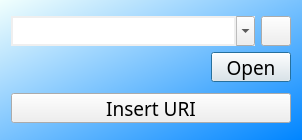
<?xml version="1.0" encoding="UTF-8"?>
<ui version="4.0">
 <class>OpenFileWindow</class>
 <widget class="QDialog" name="OpenFileWindow">
  <property name="geometry">
   <rect>
    <x>0</x>
    <y>0</y>
    <width>302</width>
    <height>140</height>
   </rect>
  </property>
  <property name="windowTitle">
   <string>Dialog</string>
  </property>
  <property name="windowIcon">
   <iconset resource="IconsClient.qrc">
    <normaloff>:/IconsClient/myicons-pencil.png</normaloff>:/IconsClient/myicons-pencil.png</iconset>
  </property>
  <property name="styleSheet">
   <string notr="true">QDialog#OpenFileWindow{
	background-color: qlineargradient(spread:reflect, x1:1, y1:1, x2:0, y2:0, stop:0 rgba(0, 133, 255, 255), stop:1 rgba(241, 255, 253, 255));
}</string>
  </property>
  <layout class="QVBoxLayout" name="verticalLayout_2">
   <item>
    <layout class="QVBoxLayout" name="verticalLayout">
     <item>
      <layout class="QHBoxLayout" name="horizontalLayout">
       <item>
        <widget class="QComboBox" name="OpenMenu">
         <property name="minimumSize">
          <size>
           <width>0</width>
           <height>30</height>
          </size>
         </property>
         <property name="maximumSize">
          <size>
           <width>16777215</width>
           <height>30</height>
          </size>
         </property>
         <property name="font">
          <font>
           <family>Manjari</family>
           <pointsize>14</pointsize>
          </font>
         </property>
         <property name="autoFillBackground">
          <bool>true</bool>
         </property>
         <property name="editable">
          <bool>true</bool>
         </property>
         <property name="insertPolicy">
          <enum>QComboBox::NoInsert</enum>
         </property>
         <property name="frame">
          <bool>false</bool>
         </property>
        </widget>
       </item>
       <item>
        <widget class="QPushButton" name="RefreshButton">
         <property name="sizePolicy">
          <sizepolicy hsizetype="Minimum" vsizetype="Fixed">
           <horstretch>0</horstretch>
           <verstretch>0</verstretch>
          </sizepolicy>
         </property>
         <property name="minimumSize">
          <size>
           <width>30</width>
           <height>30</height>
          </size>
         </property>
         <property name="maximumSize">
          <size>
           <width>30</width>
           <height>30</height>
          </size>
         </property>
         <property name="toolTip">
          <string>&lt;html&gt;&lt;head/&gt;&lt;body&gt;&lt;p&gt;Refresh file list&lt;/p&gt;&lt;/body&gt;&lt;/html&gt;</string>
         </property>
         <property name="text">
          <string/>
         </property>
         <property name="icon">
          <iconset resource="IconsClient.qrc">
           <normaloff>:/IconsClient/myicons-refresh.png</normaloff>:/IconsClient/myicons-refresh.png</iconset>
         </property>
         <property name="iconSize">
          <size>
           <width>16</width>
           <height>16</height>
          </size>
         </property>
         <property name="autoDefault">
          <bool>false</bool>
         </property>
        </widget>
       </item>
      </layout>
     </item>
     <item alignment="Qt::AlignRight">
      <widget class="QPushButton" name="OpenButton">
       <property name="minimumSize">
        <size>
         <width>0</width>
         <height>30</height>
        </size>
       </property>
       <property name="maximumSize">
        <size>
         <width>100</width>
         <height>30</height>
        </size>
       </property>
       <property name="font">
        <font>
         <family>Manjari</family>
         <pointsize>14</pointsize>
        </font>
       </property>
       <property name="text">
        <string>Open</string>
       </property>
       <property name="icon">
        <iconset resource="IconsClient.qrc">
         <normaloff>:/IconsClient/myicons-open-file.png</normaloff>:/IconsClient/myicons-open-file.png</iconset>
       </property>
       <property name="iconSize">
        <size>
         <width>20</width>
         <height>20</height>
        </size>
       </property>
       <property name="autoDefault">
        <bool>false</bool>
       </property>
       <property name="default">
        <bool>true</bool>
       </property>
      </widget>
     </item>
    </layout>
   </item>
   <item>
    <widget class="QPushButton" name="URIButton">
     <property name="minimumSize">
      <size>
       <width>0</width>
       <height>30</height>
      </size>
     </property>
     <property name="maximumSize">
      <size>
       <width>16777215</width>
       <height>30</height>
      </size>
     </property>
     <property name="font">
      <font>
       <family>Manjari</family>
       <pointsize>14</pointsize>
      </font>
     </property>
     <property name="text">
      <string>Insert URI</string>
     </property>
     <property name="icon">
      <iconset resource="IconsClient.qrc">
       <normaloff>:/IconsClient/myicons-uri.png</normaloff>:/IconsClient/myicons-uri.png</iconset>
     </property>
     <property name="iconSize">
      <size>
       <width>20</width>
       <height>20</height>
      </size>
     </property>
     <property name="autoDefault">
      <bool>false</bool>
     </property>
    </widget>
   </item>
  </layout>
 </widget>
 <resources>
  <include location="IconsClient.qrc"/>
 </resources>
 <connections/>
</ui>
